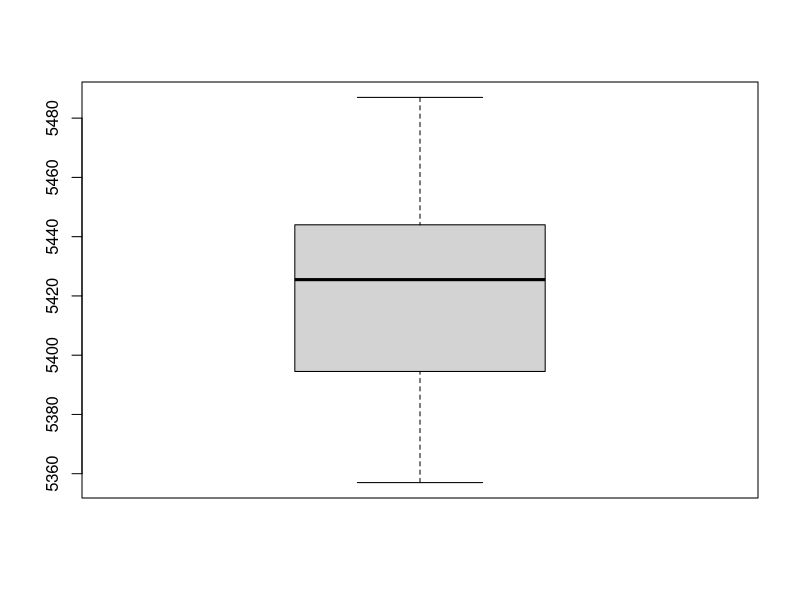

This chart was generated by the following R code:
strengths <- c(
				5408, 5431, 5475, 5442, 5376, 5388, 5459, 5422,
				5416, 5435, 5429, 5429, 5401, 5446, 5487, 5416,
				5382, 5357, 5388, 5457)
# (првите 2 редици од целиот примерок)

boxplot(strengths)
# За споредбата помеѓу Stem-and-Leaf графикот и овој Box Plot
# важи истото од претходната задача.
